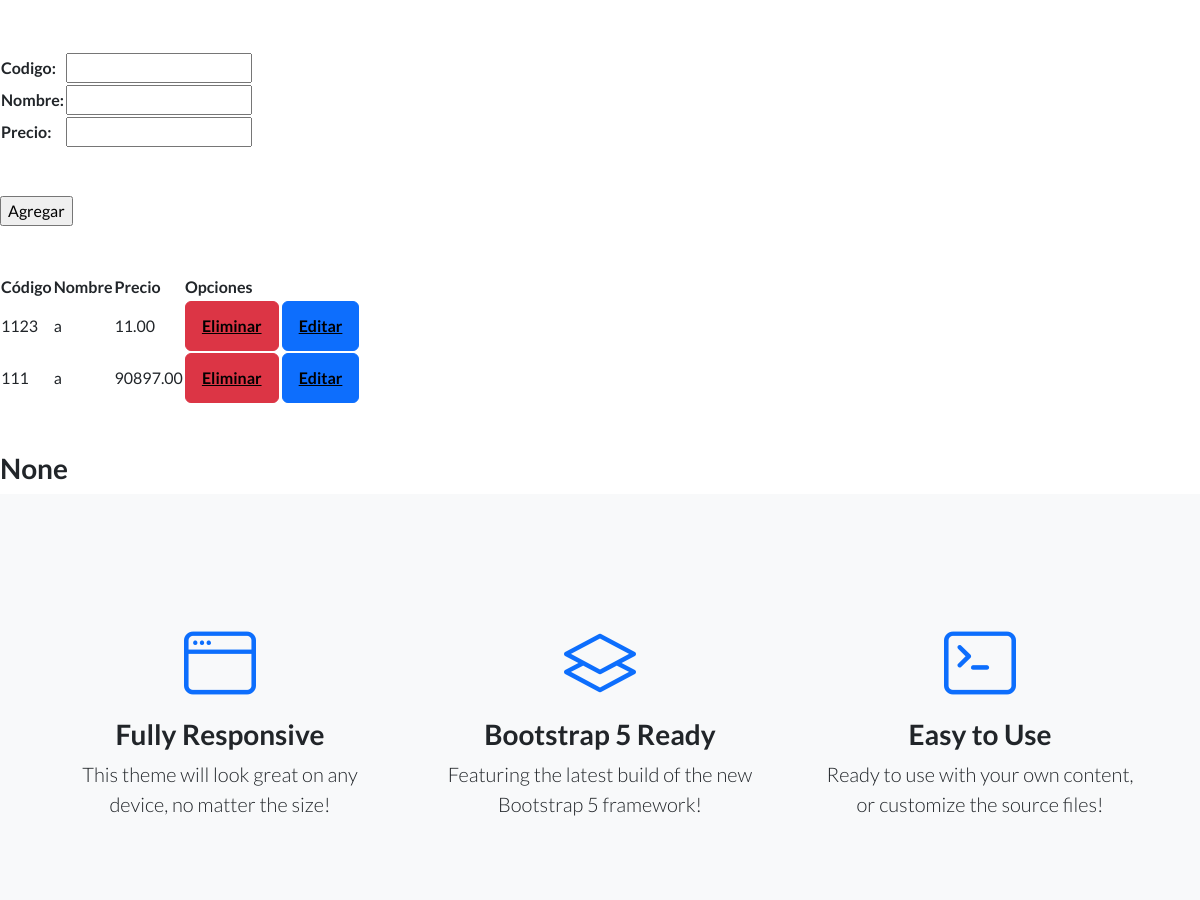
The app's page /AppCoder/maquillaje/ (middle part), older data.
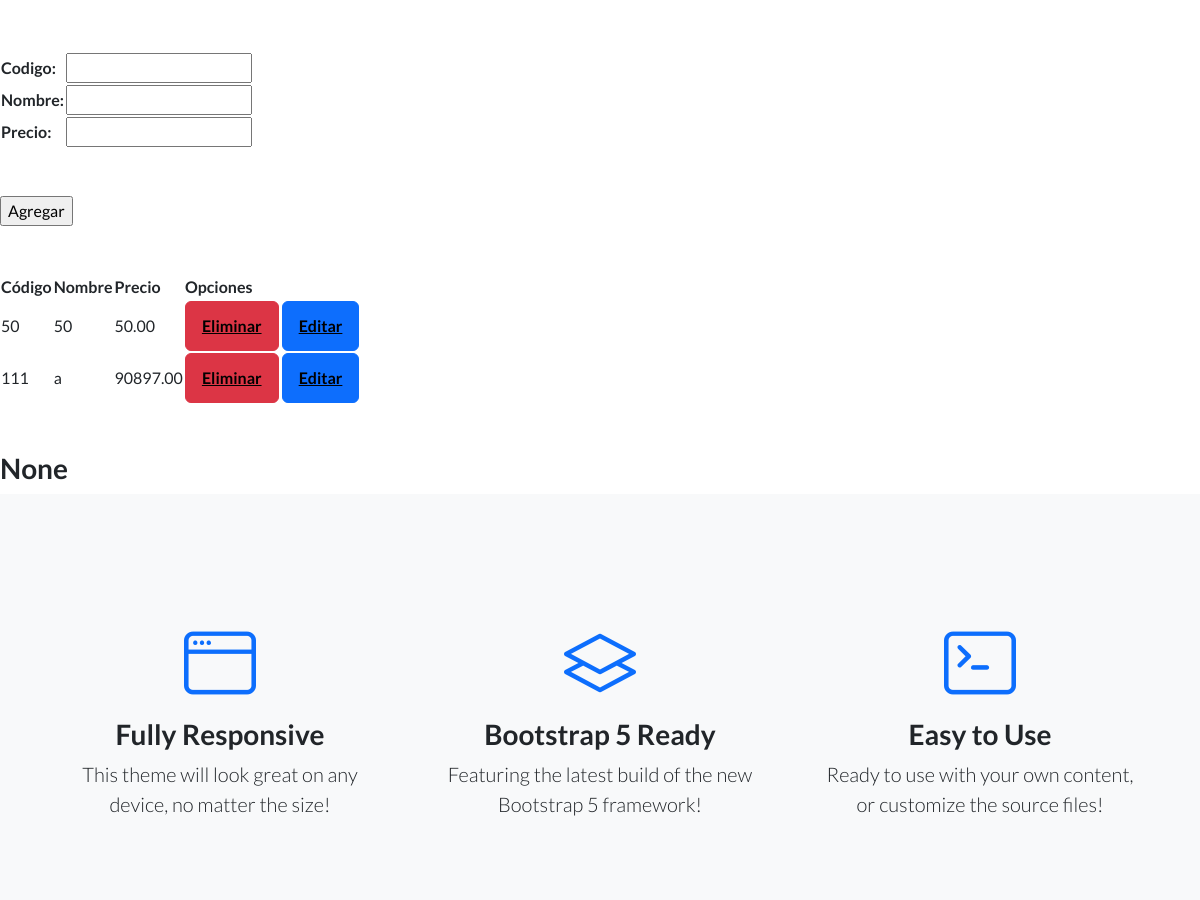
The same page, newer data.
### AppCoder/models.py (models this page shows, shortened)
class Maquillaje(models.Model):
    Codigo = models.IntegerField()
    Nombre = models.CharField(max_length=50)
    Precio = models.DecimalField(max_digits=10, decimal_places=2, default=0.00)

### AppCoder/views.py (the view)
# urls.py: path('maquillaje/', maquillaje, name = 'maquillaje'),
def maquillaje(request):
    if request.method =="POST":
        form=maquillaje_Formulario(request.POST)
        if form.is_valid():
            info=form.cleaned_data
            codigo = info["Codigo"]
            nombre=info["Nombre"]
            precio=info["Precio"]
            maquillaje = Maquillaje(Codigo=codigo, Nombre=nombre, Precio=precio)
            maquillaje.save()
            mensaje = "Maquillaje Creado"
        else:
            mensaje = "Datos Inválidos"
    else:
        mensaje= None
    formulario_maquillaje = maquillaje_Formulario()
    maquillajes = Maquillaje.objects.all()
    return render(request, "AppCoder/maquillaje.html", {'formulario':formulario_maquillaje, 'mensaje':mensaje, 'maquillajes':maquillajes})

### AppCoder/forms.py
class maquillaje_Formulario(forms.Form):
    Codigo = forms.IntegerField()
    Nombre = forms.CharField(max_length=50)
    Precio = forms.DecimalField(max_digits=10, decimal_places=2)

### AppCoder/templates/AppCoder/maquillaje.html (shortened to what this page needs)
{% extends 'AppCoder/padre.html' %}
{% load static %}
{% block contenido_que_cambia %}
<br></br>
<form action = '{% url 'maquillaje' %}' method="POST"> {% csrf_token %}
    <table>
    {{ formulario.as_table }}
    </table>
    <br></br>
    <input type="submit" value="Agregar">
</form>
<br></br>
<table>
    <thead>
      <tr>
        <th>Código</th>
        <th>Nombre</th>
        <th>Precio</th>
        <th>Opciones</th>
      </tr>
    </thead>
    <tbody>
      {% for maquillajes in maquillajes %}
      <tr>
        <td>{{ maquillajes.Codigo }}</td>
        <td>{{ maquillajes.Nombre }}</td>
        <td>{{ maquillajes.Precio }}</td>
        <td>
            <a class="btn btn-danger" href="{% url 'eliminarmaquillaje' maquillajes.id %}" style = "Color: black;"><u><b>Eliminar</b></u></a>
            <a class="btn btn-primary" href="{% url 'editarmaquillaje' maquillajes.id %}" style = "Color: black;"><u><b>Editar</b></u></a>
        </td>
      </tr>
      {% endfor %}
    </tbody>
  </table>
  <br></br>
<h3>{{ mensaje }}</h3>
{% endblock %}

Row changes from the older to the newer data that the page shows:
changed Maquillaje (number 1 of 2 on the later page): Codigo "1123" → "50"; Nombre "a" → "50"; Precio "11.00" → "50.00"
